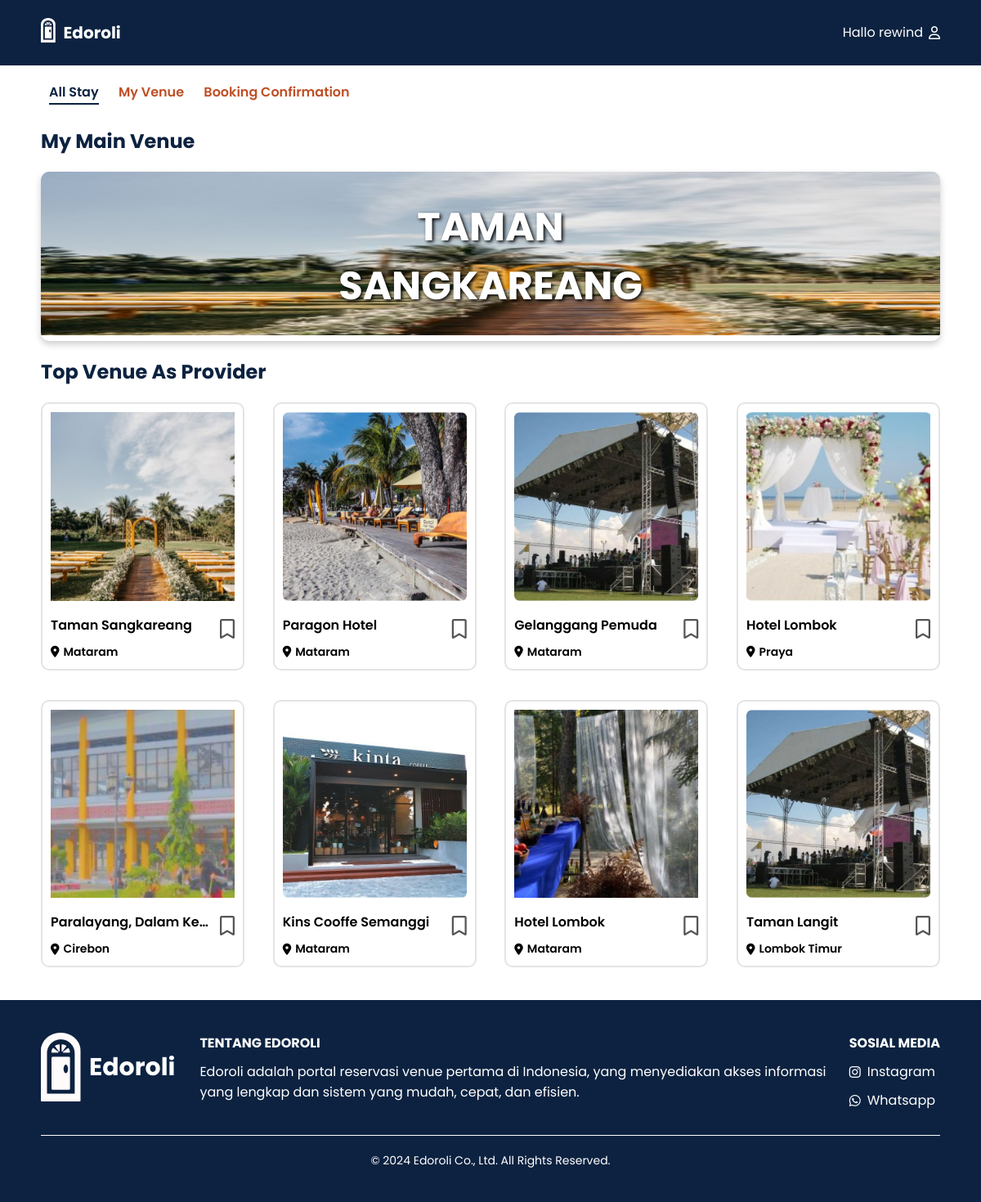
Screenshot of /Provider/home_prov.php (signed in) with the database file from the repository.
### tables this page shows
CREATE TABLE `venue` (
  `id_venue` int(10) NOT NULL,
  `nama_venue` varchar(30) DEFAULT NULL,
  `deskripsi_fasilitas` text DEFAULT NULL,
  `alamat` varchar(255) DEFAULT NULL,
  `penanggung_jawab` varchar(30) DEFAULT NULL,
  `kapasitas` int(30) DEFAULT NULL,
  `harga` int(255) DEFAULT NULL,
  `kota` varchar(255) DEFAULT NULL,
  `gambar` text NOT NULL,
  `jenis_instansi` enum('Pemerintah','Swasta') DEFAULT NULL,
  `id_provider` int(10) DEFAULT NULL,
  `main_venue` tinyint(1) DEFAULT 0
);

### Provider/home_prov.php (the view, shortened to what this page needs)
<?php
$conn = connectDatabase();
$id_provider = $_SESSION['id_provider'];
$items_per_page = 8;
$sql = "SELECT * FROM venue WHERE id_provider = ? LIMIT $items_per_page";
$stmt = $conn->prepare($sql);
$stmt->bind_param("i", $id_provider);
$stmt->execute();
$venue_result = $stmt->get_result();
$sql = "SELECT * FROM venue WHERE id_provider = ? and main_venue = 1";
$stmt = $conn->prepare($sql);
$stmt->bind_param("i", $id_provider);
$stmt->execute();
$mains_venue = $stmt->get_result();
?>
<!DOCTYPE html>
<html lang="en">
<head>
    <link rel="stylesheet" href="https://cdnjs.cloudflare.com/ajax/libs/font-awesome/6.0.0-beta3/css/all.min.css">
    <link rel="stylesheet" href="../css/home_prov.css">
    <link rel="stylesheet" href="../css/footer.css" />
</head>
<body>
    <header>
        <div class="wrapper">
            <div class="logo-nama">
                <div class="logo"><img src="../image/logo.png" alt="Logo"></div>
                <div class="nama_website"><a href="#">Edoroli</a></div>
            </div>
            <div class="menu"><a href="Provider.php">Hallo <?php echo $_SESSION['username']; ?><i class="far fa-user"></i></a></div>
        </div>
    </header>
    <main>
        <section class="main-title">
            <nav>
                <a href="../Provider/home_prov.php" class="nav-item active" id="all-stay">All Stay</a>
                <a href="venue_prov.php?id_provider=<?php echo $id_provider; ?>&page=1" class="nav-item" id="venue">My Venue</a>
                <a href="booking_confirmation.php" class="nav-item" id="booking">Booking Confirmation</a>
            </nav>
        </section>
        <section class="recomendation">
        <div class="image-cardB">
            <?php
                if ($mains_venue->num_rows > 0) {
                    if ($main_venue = $mains_venue->fetch_assoc()) {
                        echo'<h1 class="title">My Main Venue</h1>';
                        echo'<div class="image-containerB">';
                        echo '  <a href="venue_detail.php?id_venue=' . $main_venue["id_venue"] . '">';
                        echo'       <img src="'.$main_venue['gambar'].'" />';
                        echo '  </a>';
                        echo'   <div class="overlay">';
                        echo '<h1 class="overlay-title">' . strtoupper($main_venue['nama_venue']) . '</h1>';
                        echo'   </div>';
                        echo'</div>';
                    }
                }
                ?>
        </div>
    </section>
        <section class="venue">
            <div class="title">
                <h1>Top Venue As Provider</h1>
            </div>
            <div class="gallery">
                <?php
                if ($venue_result->num_rows > 0) {
                    while ($row = $venue_result->fetch_assoc()) {
                        echo '<div class="card">';
                        echo '    <div class="image-container">';
                        echo '        <a href="venue_detail.php?id_venue=' . $row["id_venue"] . '">';
                        echo '            <img src="' . $row["gambar"] . '" alt="Venue Image">';
                        echo '        </a>';
                        echo '    </div>';
                        echo '    <div class="info">';
                        echo '        <p class="name">' . $row["nama_venue"] . '</p>';
                        echo '        <span class="plus-icon"><i class="far fa-bookmark" onclick="klikBookmark(this)"></i></span>';
                        echo '    </div>';
                        echo '    <div class="location">';
                        echo '        <i class="fa-solid fa-location-dot"></i>';
                        echo '        <span>' . $row["kota"] . '</span>';
                        echo '    </div>';
                        echo '</div>';
                    }
                } else {
                    echo "No venues found.";
                }
                ?>
            </div>
        </section>
    </main>
    <?php require_once '../php/footer.php'; ?>
</body>
</html>

### css/home_prov.css (style rules this page uses)
* { text-decoration: none; margin: 0px; padding: 0px; }
body { font-family: "Poppins", sans-serif; margin: 0; padding: 0; box-sizing: border-box; background-color: white; }
.wrapper { width: 1100px; margin: auto; align-items: center; }
.nama_website a { font-size: 20px; font-weight: bold; float: left; font-family: "Poppins"; color: #fff; }
.logo img { padding: 22px 10px 0px 0px; vertical-align: center; float: left; max-width: 50px; max-height: 30px; }
.menu { float: right; display: flex; align-items: center; margin-left: auto; }
.menu a { color: #fff; display: flex; align-items: center; }
.menu a i { margin-left: 7px; }
header { width: 100%; margin: auto; display: flex; line-height: 80px; position: sticky; position: -webkit-sticky; top: 0px; background-color: #0c2240; z-index: 10; justify-content: space-between; align-items: center; }
main { max-width: 1100px; margin: auto; padding: 20px; }
.main-title { text-align: left; padding-bottom: 10px; margin-bottom: 20px; }
.main-title nav a { margin: 0 10px; color: #bf4f26; text-decoration: none; font-size: 18px solid; position: relative; font-weight: 600; }
.nav-item.active { color: #0c2240; }
.nav-item.active::after { content: ""; position: absolute; width: 100%; height: 2px; background-color: #0c2240; left: 0; bottom: -4px; }
.image-cardB { display: flex; justify-content: center; flex-direction: column; }
.title { color: #0c2240; margin-bottom: 20px; }
.image-containerB { position: relative; text-align: center; color: white; box-shadow: 0 4px 8px rgba(0, 0, 0, 0.2); border-radius: 10px; overflow: hidden; width: 100%; max-width: 1285px; margin-bottom: 20px; }
.image-containerB img { width: 1285px; height: 200px; }
.overlay { position: absolute; top: 50%; left: 50%; transform: translate(-50%, -50%); }
.overlay-title { font-size: 3em; font-weight: bold; text-shadow: 2px 2px 4px #000000; color: white; }
.venue .title { color: #0c2240; margin-bottom: 20px; }
.gallery { display: flex; flex-wrap: wrap; gap: 16px; justify-content: space-between; margin-top: 10px; }
.card { border: 2px solid #e4e4e4; border-radius: 10px; overflow: hidden; position: relative; width: 245px; margin-bottom: 20px; }
.image-container { position: relative; padding: 10px 10px 0 10px; }
.image-container img { width: 100%; height: auto; }
.info { padding: 0 10px 0 10px; display: flex; justify-content: space-between; align-items: center; }
.name { flex-grow: 1; white-space: nowrap; overflow: hidden; text-overflow: ellipsis; color: #000; font-weight: 600; }
.plus-icon { cursor: pointer; font-size: 24px; color: #555; margin-left: 10px; margin-top: 10px; }
.location { display: flex; align-items: center; font-size: 14px; padding: 0 10px 10px 10px; font-weight: 600; }
.location i { margin-right: 5px; }

### rows the page displays
venue: gambar (picture), nama_venue "TAMAN SANGKAREANG", nama_venue "Taman Sangkareang", kota "Mataram"
venue: gambar (picture), nama_venue "Paragon Hotel", kota "Mataram"
venue: gambar (picture), nama_venue "Gelanggang Pemuda", kota "Mataram"
venue: gambar (picture), nama_venue "Hotel Lombok", kota "Praya"
venue: gambar (picture), nama_venue "Paralayang, Dalam Ke…", kota "Cirebon"
venue: gambar (picture), nama_venue "Kins Cooffe Semanggi", kota "Mataram"
venue: gambar (picture), nama_venue "Hotel Lombok", kota "Mataram"
venue: gambar (picture), nama_venue "Taman Langit", kota "Lombok Timur"

### other values shown
$_SESSION['username'] "rewind"
